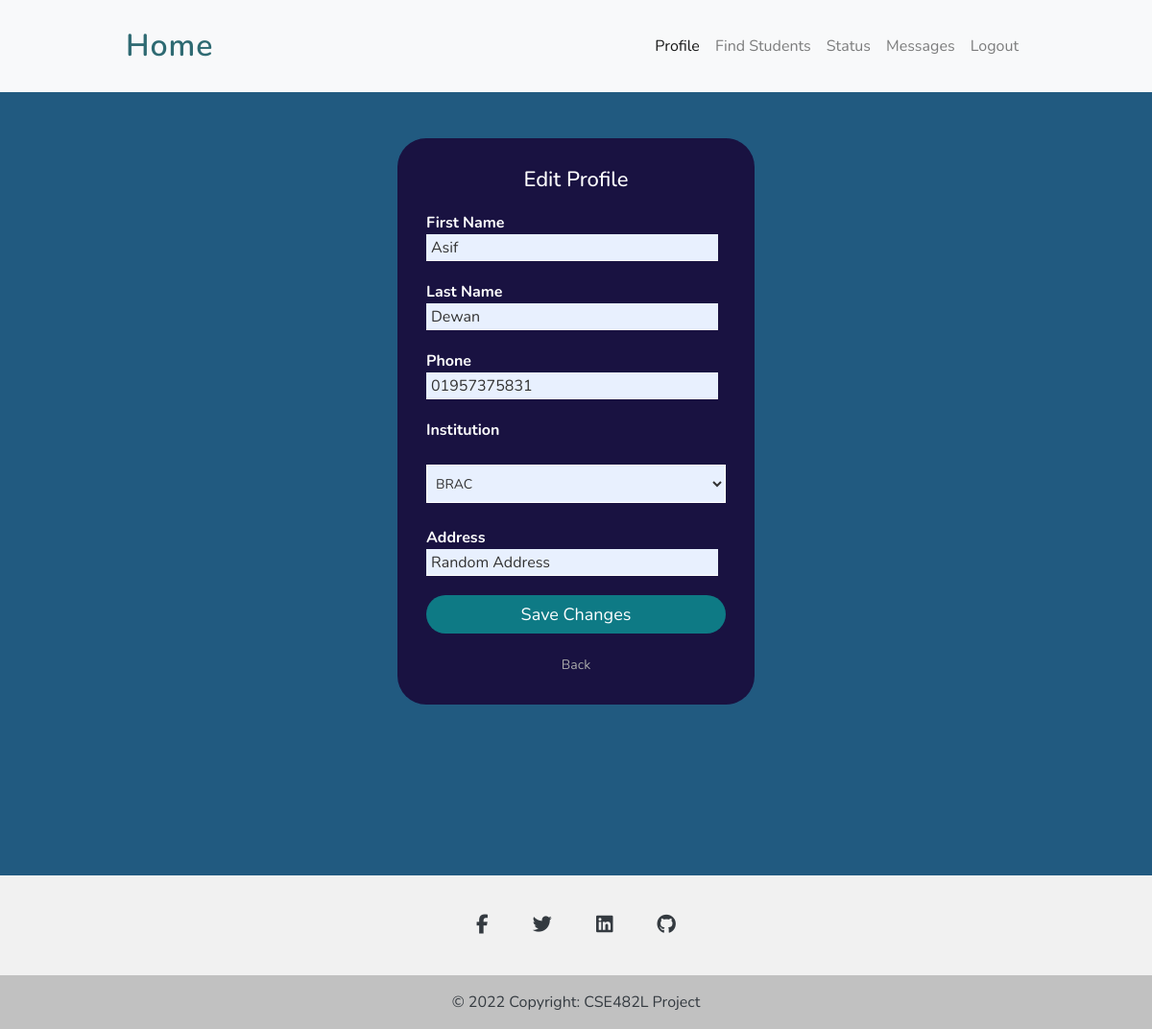
Page /teditprofile.php (signed in) on the committed database.
### tables this page shows
CREATE TABLE `teacher` (
  `username` varchar(30) NOT NULL,
  `password` varchar(60) NOT NULL,
  `firstname` varchar(30) NOT NULL,
  `lastname` varchar(30) NOT NULL,
  `phone` varchar(15) NOT NULL,
  `nid` varchar(20) NOT NULL,
  `institution` varchar(10) NOT NULL,
  `address` varchar(50) NOT NULL
);

### teditprofile.php (the view, shortened to what this page needs)
<?php
	include 'partials/header-teacher.php';
	if(isset($_COOKIE['logged_in_user'])) {
		$username=$_COOKIE['logged_in_user'];
		$sql="SELECT * FROM teacher WHERE username='$username'";
		$result=$conn->query($sql);
		$retrive=mysqli_fetch_array($result);
		$firstname=$retrive['firstname'];
		$lastname=$retrive['lastname'];
		$phone=$retrive['phone'];
		$institution=$retrive['institution'];
		$address=$retrive['address'];
	}
	else {
		header("Location:signinas.php");
	}
 ?>
 <link rel="stylesheet" href="css/signin.css">
<head>
</head>
<body>
	<div class="container mt-5 full-height">
		<div class="registrationbox">
			<h1>Edit Profile</h1>
			<form action="teditprofile.php" method="post">
				<p>First Name</p>
				<input type="text" name="firstName" value="<?php echo $firstname ?>" required="">
				<p>Last Name</p>
				<input type="text" name="lastName" value="<?php echo $lastname ?>" required="">
				<p>Phone</p>
				<input type="tel" name="phone" value="<?php echo $phone ?>" pattern="[01]{2}[0-9]{9}" required="">
				<p>Institution</p>
				<br>
				<select name="institution">
					<?php if($institution == 'BRAC') { echo '<option selected value="BRAC">BRAC</option>'; }
												else { echo '<option value="BRAC">BRAC</option>'; } ?>
				</select>
				<br>
				<p>Address</p>
				<input type="text" name="address" value="<?php echo $address ?>" required="">
				<br>
				<input type="submit" name="submit" value="Save Changes"><br>
				<center><a href="tprofile.php">Back</a></center>
			</form>
		</div>
	</div>
</body>
<?php
	include 'partials/footer.php';
?>

### css/style.css (style rules this page uses)
* { font-family: 'Nunito', sans-serif; }
.full-height { min-height: 90vh; }

### css/signin.css (style rules this page uses)
html,body { height: 100%; }
body { margin: 0; padding: 0; background-size: cover; background-position: center; background-repeat: repeat; font-family: sans-serif; }
h1 { margin: 0; padding: 0 0 20px; text-align: center; font-size: 22px; }
.loginbox input[type="text"],.loginbox input[type="password"],input[type="number"],input[type="tel"] { border: none; border-bottom: 1px solid #fff; background: transparent; outline: none; height: 40px; color: #fff; font-size: 16px; }
.registrationbox { width: 40%; margin: 0 auto; height: auto; background: rgb(1 86 86); color: #fff; position: relative; box-sizing: border-box; padding: 30px 30px; border-radius: 30px; }
.registrationbox p { margin: 0; padding: 0; font-weight: bold; }
.registrationbox input { width: 100%; margin-bottom: 20px; }
.registrationbox input[type="text"], input[type="password"], input[type="number"], input[type="tel"] { border: none; border-bottom: 1px solid #fff; background: #e8f0fe; outline: none; height: 28px; color: #333; font-size: 16px; padding: 5px; width: 97.5%; }
.registrationbox input[type="submit"] { border: none; outline: none; height: 40px; background: orange; color: #fff; font-size: 18px; border-radius: 20px; }
.registrationbox select { height: 40px; width: 100%; display: block; color: #333; border: 1px solid #fff; background: #e8f0fe; margin: 0; padding: 5px; font-size: 14px; }
.registrationbox a { text-decoration: none; font-size: 12px; line-height: 20px; color: darkgrey; font-size: 14px; }
.container { width: 80%; margin: auto; overflow: hidden; color: white; }

### teditprofile.php (style rules this page uses)
body { background: #215a80; }
.registrationbox { background: rgb(25 18 65); }
.registrationbox input[type="submit"] { background: #0e7a85; }

### rows in the picture
teacher: firstName "Asif", lastName "Dewan", phone "01957375831", institution "BRAC", address "Random Address"
